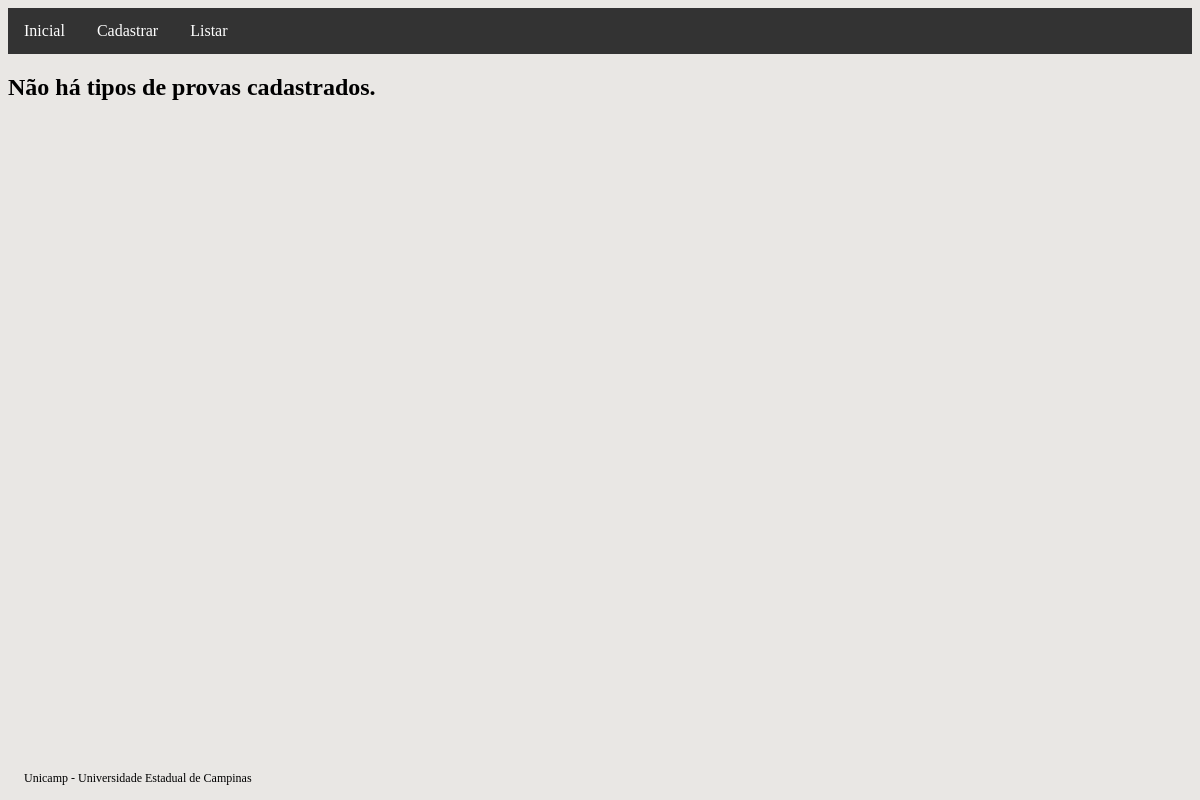
The page /tipo-list on the database as committed earlier.
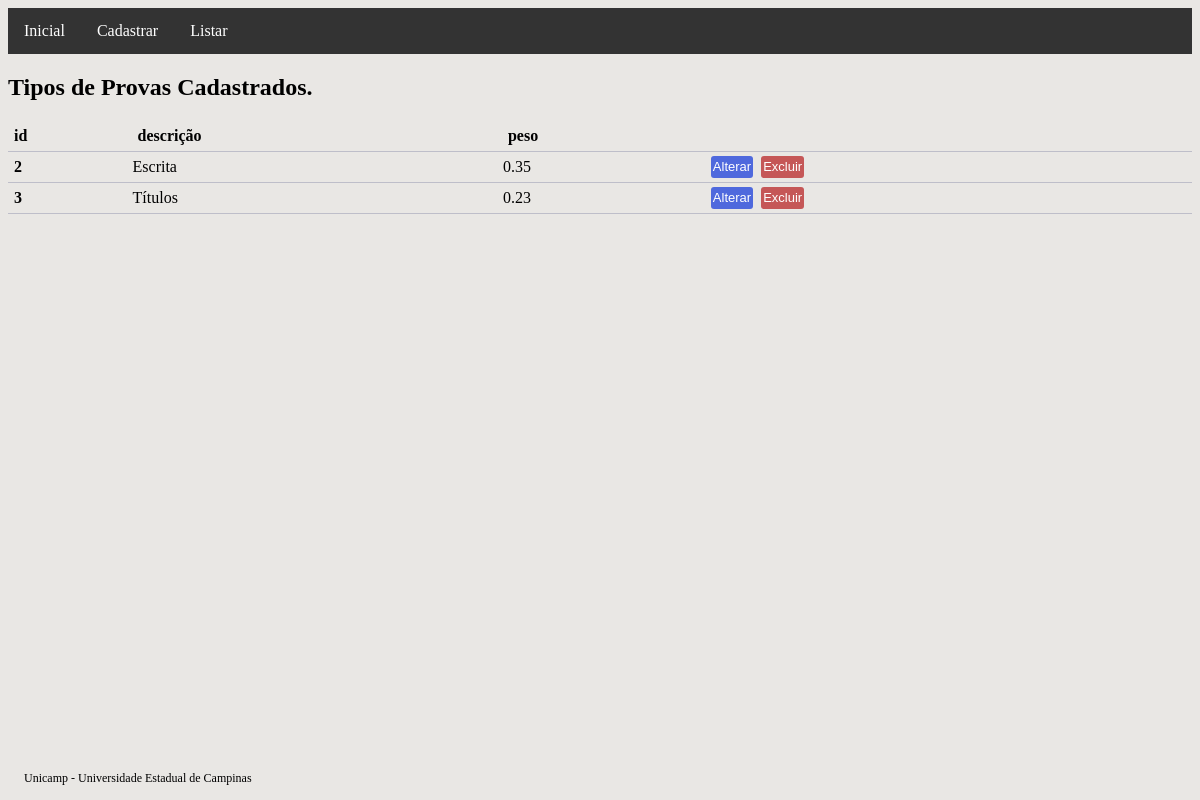
The same page on the database as committed later.
### main/models.py (models this page shows)
class Tipo(models.Model):
    peso = models.DecimalField(max_digits=5, decimal_places=2)
    descricao = models.CharField(max_length=100, db_index=True)

### main/views.py (the view)
# urls.py: path('tipo-list', CadastroTipoList.as_view(template_name='tipo_list.html'), name='tipo_list'),
class CadastroTipoList(ListView):
    model = Tipo

### main/templates/tipo_list.html (shortened to what this page needs)
{% extends "base.html" %}
{% block conteudo %}
{% if tipo_list %}
<h2>Tipos de Provas Cadastrados.</h2>
<table class="tabela">
    <thead>
        <tr>
            <th>id</th>
            <th>descrição</th>
            <th>peso</th>
        </tr>
    </thead>
    <tbody>
        {% for n in tipo_list %}
        <tr>
            <th scope="row">{{ n.pk }}</th>
            <td>{{ n.descricao }}</td>
            <td>{{ n.peso }}</td>
            <td>
                <a href="{% url 'tipo_update' pk=n.pk %}"><button class="botao_confirmar">Alterar</button></a>
                <a href="{% url 'tipo_delete' pk=n.pk %}"><button class="botao_aviso">Excluir</button></a>
            </td>
        </tr>
        {% endfor %}
    </tbody>
</table>
{% else %}
<h2>Não há tipos de provas cadastrados.</h2>
{% endif %}
{% endblock conteudo %}

Rows that differ between the two databases and show on the page:
added Tipo: pk "2", descricao "Escrita", peso "0.35"
added Tipo: pk "3", descricao "Títulos", peso "0.23"
Other text that changed with them:
text no longer shown: "Não há tipos de provas cadastrados."
text now shown: "Tipos de Provas Cadastrados. id descrição peso"
